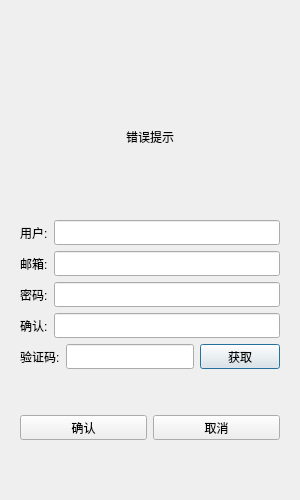
<?xml version="1.0" encoding="UTF-8"?>
<ui version="4.0">
 <class>RegisterDialog</class>
 <widget class="QDialog" name="RegisterDialog">
  <property name="geometry">
   <rect>
    <x>0</x>
    <y>0</y>
    <width>300</width>
    <height>500</height>
   </rect>
  </property>
  <property name="minimumSize">
   <size>
    <width>300</width>
    <height>500</height>
   </size>
  </property>
  <property name="maximumSize">
   <size>
    <width>300</width>
    <height>500</height>
   </size>
  </property>
  <property name="windowTitle">
   <string>Dialog</string>
  </property>
  <layout class="QVBoxLayout" name="verticalLayout_2">
   <item>
    <layout class="QVBoxLayout" name="verticalLayout">
     <item>
      <widget class="QStackedWidget" name="stackedWidget">
       <widget class="QWidget" name="page_5">
        <layout class="QVBoxLayout" name="verticalLayout_3">
         <item>
          <spacer name="verticalSpacer">
           <property name="orientation">
            <enum>Qt::Orientation::Vertical</enum>
           </property>
           <property name="sizeType">
            <enum>QSizePolicy::Policy::Fixed</enum>
           </property>
           <property name="sizeHint" stdset="0">
            <size>
             <width>20</width>
             <height>40</height>
            </size>
           </property>
          </spacer>
         </item>
         <item>
          <widget class="QWidget" name="widget" native="true">
           <layout class="QVBoxLayout" name="verticalLayout_4">
            <item>
             <widget class="QLabel" name="err_tip">
              <property name="text">
               <string>错误提示</string>
              </property>
              <property name="alignment">
               <set>Qt::AlignmentFlag::AlignCenter</set>
              </property>
             </widget>
            </item>
           </layout>
          </widget>
         </item>
         <item>
          <layout class="QHBoxLayout" name="horizontalLayout_8">
           <item>
            <widget class="QLabel" name="user_label">
             <property name="minimumSize">
              <size>
               <width>0</width>
               <height>24</height>
              </size>
             </property>
             <property name="maximumSize">
              <size>
               <width>16777215</width>
               <height>25</height>
              </size>
             </property>
             <property name="text">
              <string>用户:</string>
             </property>
            </widget>
           </item>
           <item>
            <widget class="QLineEdit" name="user_edit">
             <property name="minimumSize">
              <size>
               <width>0</width>
               <height>25</height>
              </size>
             </property>
             <property name="maximumSize">
              <size>
               <width>16777215</width>
               <height>25</height>
              </size>
             </property>
            </widget>
           </item>
          </layout>
         </item>
         <item>
          <layout class="QHBoxLayout" name="horizontalLayout_9">
           <item>
            <widget class="QLabel" name="email_label">
             <property name="minimumSize">
              <size>
               <width>0</width>
               <height>25</height>
              </size>
             </property>
             <property name="maximumSize">
              <size>
               <width>16777215</width>
               <height>25</height>
              </size>
             </property>
             <property name="text">
              <string>邮箱:</string>
             </property>
            </widget>
           </item>
           <item>
            <widget class="QLineEdit" name="email_edit">
             <property name="minimumSize">
              <size>
               <width>0</width>
               <height>25</height>
              </size>
             </property>
             <property name="maximumSize">
              <size>
               <width>16777215</width>
               <height>25</height>
              </size>
             </property>
            </widget>
           </item>
          </layout>
         </item>
         <item>
          <layout class="QHBoxLayout" name="horizontalLayout_10">
           <item>
            <widget class="QLabel" name="pass_label">
             <property name="minimumSize">
              <size>
               <width>0</width>
               <height>25</height>
              </size>
             </property>
             <property name="maximumSize">
              <size>
               <width>16777215</width>
               <height>25</height>
              </size>
             </property>
             <property name="text">
              <string>密码:</string>
             </property>
            </widget>
           </item>
           <item>
            <widget class="QLineEdit" name="pass_edit">
             <property name="minimumSize">
              <size>
               <width>0</width>
               <height>25</height>
              </size>
             </property>
             <property name="maximumSize">
              <size>
               <width>16777215</width>
               <height>25</height>
              </size>
             </property>
            </widget>
           </item>
          </layout>
         </item>
         <item>
          <layout class="QHBoxLayout" name="horizontalLayout_11">
           <item>
            <widget class="QLabel" name="confirm_label">
             <property name="minimumSize">
              <size>
               <width>0</width>
               <height>25</height>
              </size>
             </property>
             <property name="maximumSize">
              <size>
               <width>16777215</width>
               <height>25</height>
              </size>
             </property>
             <property name="text">
              <string>确认:</string>
             </property>
            </widget>
           </item>
           <item>
            <widget class="QLineEdit" name="confirm_edit">
             <property name="minimumSize">
              <size>
               <width>0</width>
               <height>25</height>
              </size>
             </property>
             <property name="maximumSize">
              <size>
               <width>16777215</width>
               <height>25</height>
              </size>
             </property>
            </widget>
           </item>
          </layout>
         </item>
         <item>
          <layout class="QHBoxLayout" name="horizontalLayout_12">
           <item>
            <widget class="QLabel" name="varify_label">
             <property name="minimumSize">
              <size>
               <width>0</width>
               <height>25</height>
              </size>
             </property>
             <property name="maximumSize">
              <size>
               <width>16777215</width>
               <height>25</height>
              </size>
             </property>
             <property name="text">
              <string>验证码:</string>
             </property>
            </widget>
           </item>
           <item>
            <widget class="QLineEdit" name="varify_edit">
             <property name="minimumSize">
              <size>
               <width>0</width>
               <height>25</height>
              </size>
             </property>
             <property name="maximumSize">
              <size>
               <width>16777215</width>
               <height>25</height>
              </size>
             </property>
            </widget>
           </item>
           <item>
            <widget class="QPushButton" name="get_code">
             <property name="minimumSize">
              <size>
               <width>0</width>
               <height>25</height>
              </size>
             </property>
             <property name="maximumSize">
              <size>
               <width>16777215</width>
               <height>25</height>
              </size>
             </property>
             <property name="text">
              <string>获取</string>
             </property>
            </widget>
           </item>
          </layout>
         </item>
         <item>
          <spacer name="verticalSpacer_2">
           <property name="orientation">
            <enum>Qt::Orientation::Vertical</enum>
           </property>
           <property name="sizeType">
            <enum>QSizePolicy::Policy::Fixed</enum>
           </property>
           <property name="sizeHint" stdset="0">
            <size>
             <width>20</width>
             <height>40</height>
            </size>
           </property>
          </spacer>
         </item>
         <item>
          <layout class="QHBoxLayout" name="horizontalLayout_13">
           <item>
            <widget class="QPushButton" name="sure_btn">
             <property name="minimumSize">
              <size>
               <width>0</width>
               <height>25</height>
              </size>
             </property>
             <property name="maximumSize">
              <size>
               <width>16777215</width>
               <height>25</height>
              </size>
             </property>
             <property name="text">
              <string>确认</string>
             </property>
            </widget>
           </item>
           <item>
            <widget class="QPushButton" name="concel_btn">
             <property name="minimumSize">
              <size>
               <width>0</width>
               <height>25</height>
              </size>
             </property>
             <property name="maximumSize">
              <size>
               <width>16777215</width>
               <height>25</height>
              </size>
             </property>
             <property name="text">
              <string>取消</string>
             </property>
            </widget>
           </item>
          </layout>
         </item>
         <item>
          <spacer name="verticalSpacer_3">
           <property name="orientation">
            <enum>Qt::Orientation::Vertical</enum>
           </property>
           <property name="sizeType">
            <enum>QSizePolicy::Policy::Fixed</enum>
           </property>
           <property name="sizeHint" stdset="0">
            <size>
             <width>20</width>
             <height>40</height>
            </size>
           </property>
          </spacer>
         </item>
        </layout>
       </widget>
       <widget class="QWidget" name="page_6"/>
      </widget>
     </item>
    </layout>
   </item>
  </layout>
 </widget>
 <resources/>
 <connections/>
</ui>
